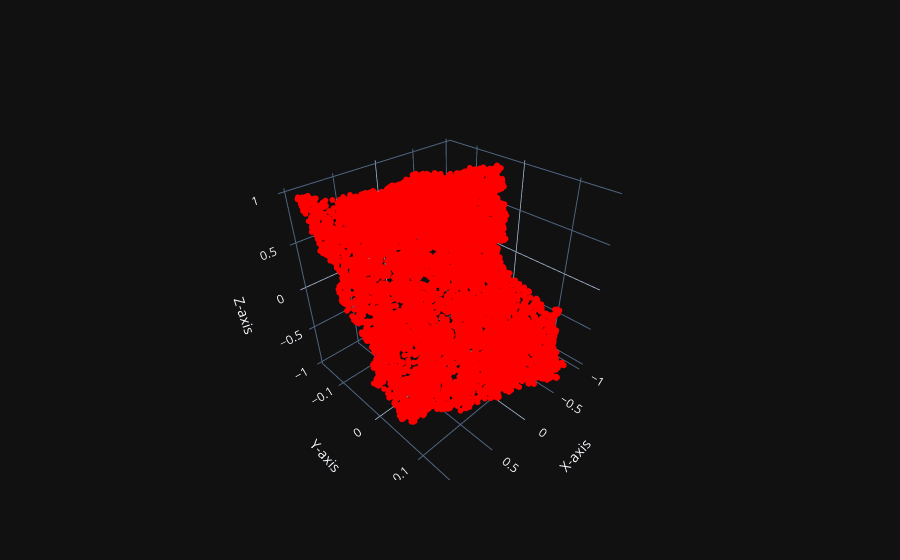

The code cell stored with this chart in its notebook:
### Code cell
import plotly.graph_objects as go

def show_point_cloud(points, color, title):
    # Create a 3D scatter plot
    fig = go.Figure()

    # Scatter plot of the points
    fig.add_trace(go.Scatter3d(
        x=points[:, 0],
        y=points[:, 1],
        z=points[:, 2],
        mode='markers',
        marker=dict(
            size=2,
            color=color,  # You can customize the color here
        )
    ))

    # Set layout options
    fig.update_layout(scene=dict(
        xaxis_title='X-axis',
        yaxis_title='Y-axis',
        zaxis_title='Z-axis'),
        title=title)

    # Show the plot
    return fig.show()

show_point_cloud(dataset[4]['pointcloud'], 'red', '')

### Figure 1 — Plotly figure (JSON) as saved in the notebook; plotly's stock layout.template omitted (floating-point values rounded to 4 significant figures; data arrays with more than 128 entries replaced by an {"elided": "..."} marker saying what was removed)
{"data": [{"marker": {"color": "red", "size": 2}, "mode": "markers", "x": {"elided": "10000 float values"}, "y": {"elided": "10000 float values"}, "z": {"elided": "10000 float values"}, "type": "scatter3d"}], "layout": {"scene": {"xaxis": {"title": {"text": "X-axis"}}, "yaxis": {"title": {"text": "Y-axis"}}, "zaxis": {"title": {"text": "Z-axis"}}}, "title": {"text": ""}}}
